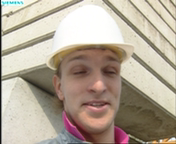
#> input picture HW3/foreman_qcif_0_rgb.bmp, 176 x 144 px
$ python question_1.py
#> lines starting #> are read from the running program, lines starting #| are printed output that depends on the picture
import numpy as np
import cv2

img = cv2.imread('foreman_qcif_0_rgb.bmp',0)
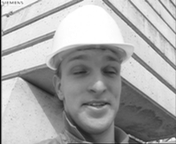
#> img: shape (144, 176); min 10, max 255, mean 169.2

#  Fourier Transform
img_f = np.fft.fft2(img)
fshift = np.fft.fftshift(img_f )
magnitude_spectrum = 20 * np.log(np.abs(fshift))
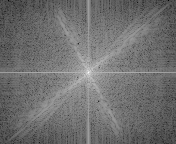
#> magnitude_spectrum: shape (144, 176) float64; min -2.2, max 305.4, mean 132.5; drawn with min black and max white
magnitude_spectrum = magnitude_spectrum.astype(np.uint8)
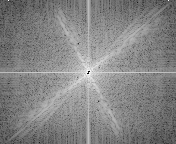
#> magnitude_spectrum: shape (144, 176); min 0, max 254, mean 131.9
cv2.imshow('f',magnitude_spectrum)
cv2.waitKey(0)
